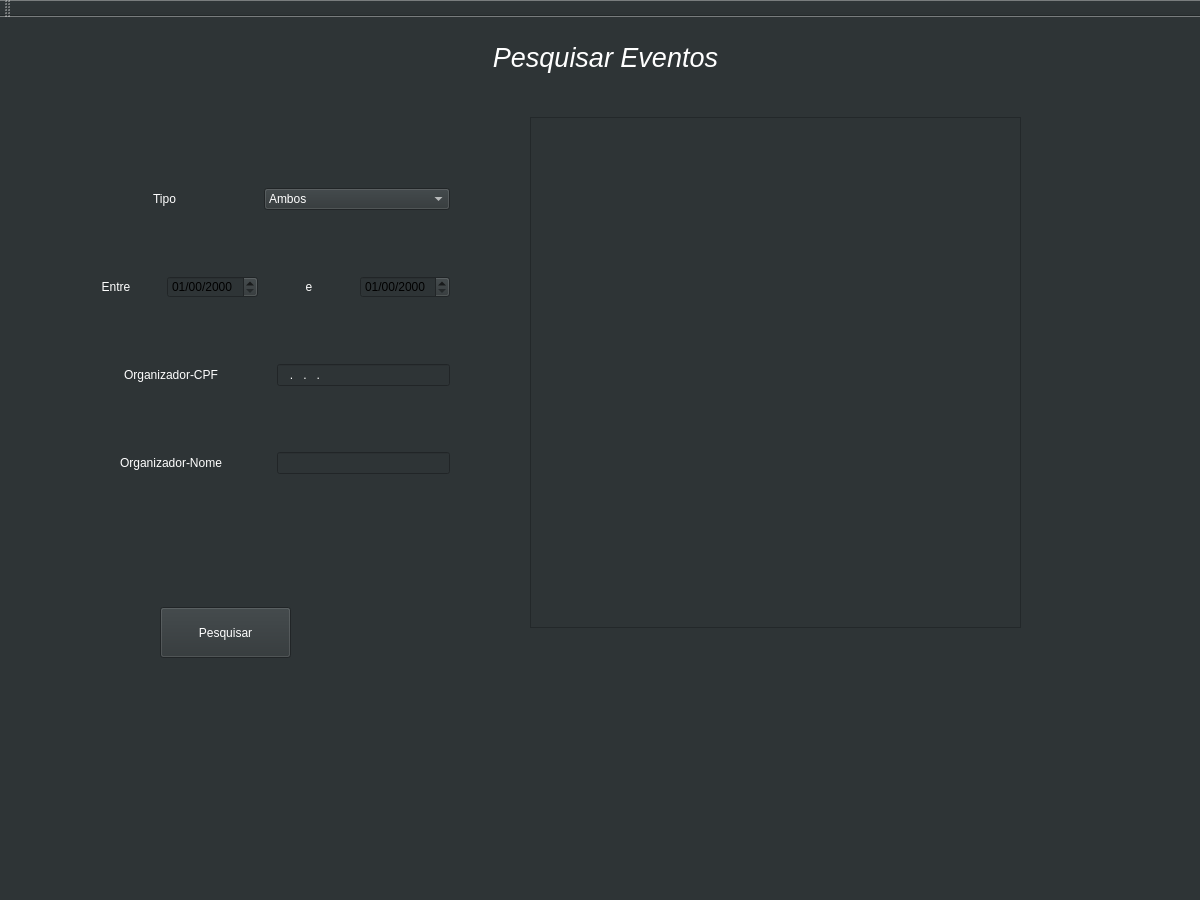
<?xml version="1.0" encoding="UTF-8"?>
<ui version="4.0">
 <class>MainWindow</class>
 <widget class="QMainWindow" name="MainWindow">
  <property name="geometry">
   <rect>
    <x>0</x>
    <y>0</y>
    <width>1200</width>
    <height>900</height>
   </rect>
  </property>
  <property name="windowTitle">
   <string>MainWindow</string>
  </property>
  <property name="styleSheet">
   <string notr="true">background-color: rgb(46, 52, 54);</string>
  </property>
  <widget class="QWidget" name="centralWidget">
   <widget class="QLabel" name="label">
    <property name="geometry">
     <rect>
      <x>400</x>
      <y>20</y>
      <width>411</width>
      <height>41</height>
     </rect>
    </property>
    <property name="font">
     <font>
      <family>Cantarell</family>
      <pointsize>20</pointsize>
      <weight>9</weight>
      <italic>true</italic>
      <bold>false</bold>
     </font>
    </property>
    <property name="styleSheet">
     <string notr="true">font: 75 oblique 20pt &quot;Cantarell&quot;;
color: white</string>
    </property>
    <property name="text">
     <string>&lt;html&gt;&lt;head/&gt;&lt;body&gt;&lt;p&gt;Pesquisar Eventos&lt;/p&gt;&lt;/body&gt;&lt;/html&gt;</string>
    </property>
    <property name="alignment">
     <set>Qt::AlignCenter</set>
    </property>
   </widget>
   <widget class="QWidget" name="verticalLayoutWidget">
    <property name="geometry">
     <rect>
      <x>60</x>
      <y>100</y>
      <width>401</width>
      <height>431</height>
     </rect>
    </property>
    <layout class="QVBoxLayout" name="verticalLayout">
     <item>
      <layout class="QHBoxLayout" name="horizontalLayout">
       <item>
        <widget class="QLabel" name="label_5">
         <property name="styleSheet">
          <string notr="true">font: 14pt &quot;Cantarell&quot;;
color: white</string>
         </property>
         <property name="text">
          <string>&lt;html&gt;&lt;head/&gt;&lt;body&gt;&lt;p&gt;Tipo&lt;/p&gt;&lt;/body&gt;&lt;/html&gt;</string>
         </property>
         <property name="scaledContents">
          <bool>false</bool>
         </property>
         <property name="alignment">
          <set>Qt::AlignCenter</set>
         </property>
         <property name="wordWrap">
          <bool>false</bool>
         </property>
        </widget>
       </item>
       <item>
        <widget class="QComboBox" name="combo_box_choose_event_type">
         <property name="styleSheet">
          <string notr="true">font: 14pt &quot;Cantarell&quot;;
color: white</string>
         </property>
         <item>
          <property name="text">
           <string>Ambos</string>
          </property>
         </item>
         <item>
          <property name="text">
           <string>Casamento</string>
          </property>
         </item>
         <item>
          <property name="text">
           <string>Festa</string>
          </property>
         </item>
        </widget>
       </item>
      </layout>
     </item>
     <item>
      <layout class="QHBoxLayout" name="horizontalLayout_2">
       <item>
        <widget class="QLabel" name="label_6">
         <property name="styleSheet">
          <string notr="true">font: 14pt &quot;Cantarell&quot;;
color: white</string>
         </property>
         <property name="text">
          <string>&lt;html&gt;&lt;head/&gt;&lt;body&gt;&lt;p&gt;Entre&lt;/p&gt;&lt;/body&gt;&lt;/html&gt;</string>
         </property>
         <property name="alignment">
          <set>Qt::AlignCenter</set>
         </property>
        </widget>
       </item>
       <item>
        <widget class="QDateEdit" name="date_edit_start">
         <property name="displayFormat">
          <string>dd/mm/yyyy</string>
         </property>
         <property name="calendarPopup">
          <bool>false</bool>
         </property>
        </widget>
       </item>
       <item>
        <widget class="QLabel" name="label_7">
         <property name="styleSheet">
          <string notr="true">font: 14pt &quot;Cantarell&quot;;
color: white</string>
         </property>
         <property name="text">
          <string>&lt;html&gt;&lt;head/&gt;&lt;body&gt;&lt;p&gt;e&lt;/p&gt;&lt;/body&gt;&lt;/html&gt;</string>
         </property>
         <property name="alignment">
          <set>Qt::AlignCenter</set>
         </property>
        </widget>
       </item>
       <item>
        <widget class="QDateEdit" name="date_edit_end">
         <property name="displayFormat">
          <string>dd/mm/yyyy</string>
         </property>
        </widget>
       </item>
      </layout>
     </item>
     <item>
      <layout class="QHBoxLayout" name="horizontalLayout_3">
       <item>
        <widget class="QLabel" name="label_8">
         <property name="minimumSize">
          <size>
           <width>200</width>
           <height>20</height>
          </size>
         </property>
         <property name="styleSheet">
          <string notr="true">font: 14pt &quot;Cantarell&quot;;
color: white</string>
         </property>
         <property name="text">
          <string>&lt;html&gt;&lt;head/&gt;&lt;body&gt;&lt;p&gt;Organizador-CPF&lt;/p&gt;&lt;/body&gt;&lt;/html&gt;</string>
         </property>
         <property name="alignment">
          <set>Qt::AlignCenter</set>
         </property>
        </widget>
       </item>
       <item>
        <widget class="QLineEdit" name="line_edit_cpf">
         <property name="styleSheet">
          <string notr="true">font: 14pt &quot;Cantarell&quot;;
color: white</string>
         </property>
         <property name="inputMask">
          <string>999.999.999.99</string>
         </property>
         <property name="clearButtonEnabled">
          <bool>false</bool>
         </property>
        </widget>
       </item>
      </layout>
     </item>
     <item>
      <layout class="QHBoxLayout" name="horizontalLayout_4">
       <item>
        <widget class="QLabel" name="label_9">
         <property name="minimumSize">
          <size>
           <width>200</width>
           <height>0</height>
          </size>
         </property>
         <property name="styleSheet">
          <string notr="true">font: 14pt &quot;Cantarell&quot;;
color: white</string>
         </property>
         <property name="text">
          <string>&lt;html&gt;&lt;head/&gt;&lt;body&gt;&lt;p&gt;Organizador-Nome&lt;/p&gt;&lt;/body&gt;&lt;/html&gt;</string>
         </property>
         <property name="alignment">
          <set>Qt::AlignCenter</set>
         </property>
        </widget>
       </item>
       <item>
        <widget class="QLineEdit" name="line_edit_name">
         <property name="styleSheet">
          <string notr="true">font: 14pt &quot;Cantarell&quot;;
color: white</string>
         </property>
         <property name="inputMask">
          <string/>
         </property>
         <property name="text">
          <string/>
         </property>
         <property name="maxLength">
          <number>32767</number>
         </property>
        </widget>
       </item>
      </layout>
     </item>
    </layout>
   </widget>
   <widget class="QPushButton" name="button_search_events">
    <property name="geometry">
     <rect>
      <x>160</x>
      <y>590</y>
      <width>131</width>
      <height>51</height>
     </rect>
    </property>
    <property name="styleSheet">
     <string notr="true">font: 14pt &quot;Cantarell&quot;;
color: white</string>
    </property>
    <property name="text">
     <string>Pesquisar</string>
    </property>
   </widget>
   <widget class="QListWidget" name="list_event_search">
    <property name="geometry">
     <rect>
      <x>530</x>
      <y>100</y>
      <width>491</width>
      <height>511</height>
     </rect>
    </property>
    <property name="styleSheet">
     <string notr="true">font: 14pt &quot;Cantarell&quot;;
color: white</string>
    </property>
    <property name="horizontalScrollBarPolicy">
     <enum>Qt::ScrollBarAlwaysOff</enum>
    </property>
    <property name="tabKeyNavigation">
     <bool>false</bool>
    </property>
    <property name="sortingEnabled">
     <bool>false</bool>
    </property>
   </widget>
  </widget>
  <widget class="QMenuBar" name="menuBar">
   <property name="geometry">
    <rect>
     <x>0</x>
     <y>0</y>
     <width>1200</width>
     <height>25</height>
    </rect>
   </property>
  </widget>
  <widget class="QToolBar" name="mainToolBar">
   <attribute name="toolBarArea">
    <enum>TopToolBarArea</enum>
   </attribute>
   <attribute name="toolBarBreak">
    <bool>false</bool>
   </attribute>
  </widget>
  <widget class="QStatusBar" name="statusBar"/>
 </widget>
 <layoutdefault spacing="6" margin="11"/>
 <resources/>
 <connections/>
</ui>
